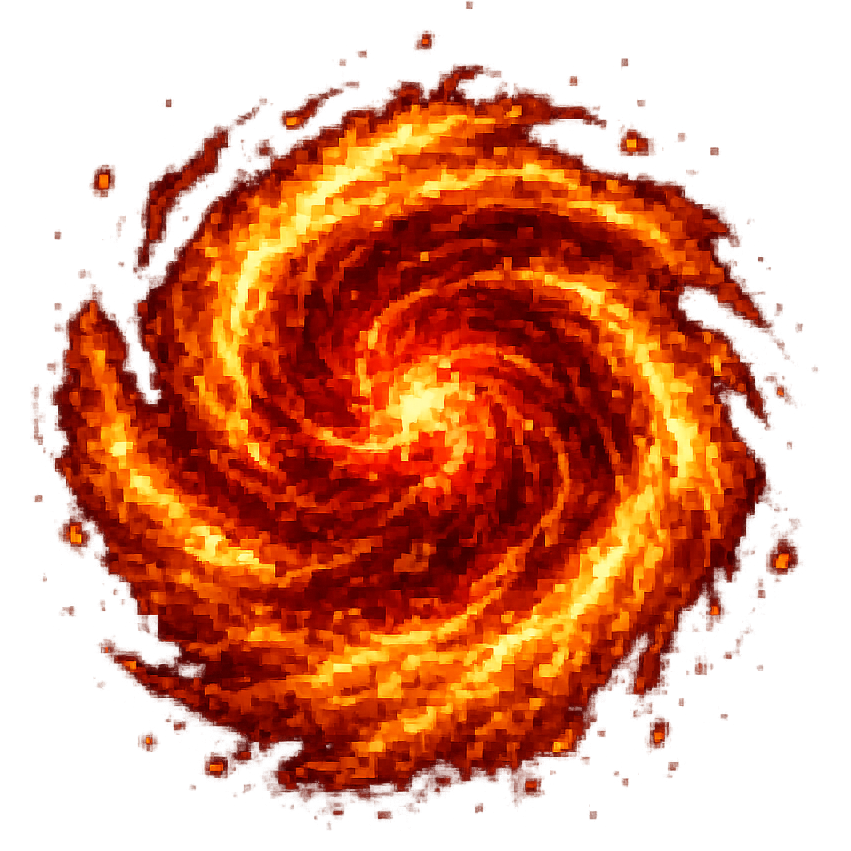
#> input picture source_assets/flame_vortex/flame_vortex.png, 851 x 851 px, given in place of flame_vortex_melee_reworked.png, which was not available
$ python install_melee.py
#> lines starting #> are read from the running program, lines starting #| are printed output that depends on the picture; after the words box and inside, x2 and y2 are one past the last pixel; in counts of white or black regions, pixels touching at a corner belong together; pictures that were not available may be replaced by others from this repository, and a replacement may not be noted
### normalize_anim.py
#!/usr/bin/env python3
"""
normalize_anim.py

Drop-in animation normaliser for Godot 32x32 sprite strips.

This version keeps the no-argument batch workflow, but bakes in the sharper
large-image-to-32x32 settings you asked for. Running:

    py normalize_anim.py

now processes the whole current folder using roughly:

    --quality-mode max --preblur 0.15 --sharpen 1.45 --colour-count 48

The no-argument workflow processes any number of top-level PNGs. Completeness
checks now belong to the spritesheet assistant's editable mob/player profiles,
so the reusable normalizer no longer assumes that every folder is a complete
11-file mob or 23-file player animation set.

Install/update dependencies:

    py -m pip install --upgrade pillow numpy

numpy is optional but recommended. Without it, the script falls back to Pillow's
normal RGBA resize path.

The spritesheet assistant imports ``normalize_uploaded_sheet`` directly. That
API accepts any positive frame count; the assistant's editable sprite profiles
are responsible for deciding which finished files are required.
"""

from __future__ import annotations

import argparse
import json
import sys
from collections import deque
from dataclasses import dataclass
from pathlib import Path
from typing import Any, Iterable, Mapping, Optional

from PIL import Image, ImageDraw, ImageEnhance, ImageFilter, ImageOps

try:
    import numpy as np  # type: ignore
except Exception:  # pragma: no cover
    np = None  # type: ignore


DIRECTIONS: tuple[str, ...] = ("down", "left", "right", "up")

MOB_ANIMATION_SUFFIXES: tuple[str, ...] = (
    "_death.png",
    "_deathfire.png",
    "_melee_down.png",
    "_melee_left.png",
    "_melee_up.png",
    "_melee_right.png",
    "_wake.png",
    "_walk_down.png",
    "_walk_left.png",
    "_walk_right.png",
    "_walk_up.png",
)

PLAYER_ANIMATION_SUFFIXES: tuple[str, ...] = (
    *(f"_walk_{direction}.png" for direction in DIRECTIONS),
    *(f"_melee_{direction}.png" for direction in DIRECTIONS),
    *(f"_cast_{direction}.png" for direction in DIRECTIONS),
    *(f"_mine_{direction}.png" for direction in DIRECTIONS),
    *(f"_shoot_{direction}.png" for direction in DIRECTIONS),
    "_rest.png",
    "_death.png",
    "_deathfire.png",
)

ANIMATION_PROFILE_SUFFIXES: dict[str, tuple[str, ...]] = {
    "mob": MOB_ANIMATION_SUFFIXES,
    "player": PLAYER_ANIMATION_SUFFIXES,
}

LONG_ANIMATION_SUFFIXES: set[str] = {"_death.png", "_deathfire.png", "_wake.png", "_rest.png"}


class NormalizationError(RuntimeError):
    """A recoverable normalization failure suitable for GUI callers."""


def build_profile_rules(profile: str) -> list[dict[str, Any]]:
#> called with profile = 'mob'
    if profile not in ANIMATION_PROFILE_SUFFIXES:
        raise ValueError(f"Unknown animation profile: {profile}")

    rules: list[dict[str, Any]] = []
    for suffix in ANIMATION_PROFILE_SUFFIXES[profile]:
        rule: dict[str, Any] = {
            "suffix": suffix,
            "frames": 8 if suffix in LONG_ANIMATION_SUFFIXES else 4,
            "required": True,
        }
        # Keep existing behaviour: generated left-facing melee sheets are often
        # detected in the opposite order, so reverse only that strip by default.
        if suffix == "_melee_left.png":
            rule["reverse"] = True
        rules.append(rule)
    return rules


MOB_BATCH_RULES = build_profile_rules("mob")
PLAYER_BATCH_RULES = build_profile_rules("player")
MOB_RULE_SUFFIXES = {rule["suffix"] for rule in MOB_BATCH_RULES}
DEFAULT_BATCH_RULES = MOB_BATCH_RULES + [
    {**rule, "required": False}
    for rule in PLAYER_BATCH_RULES
    if rule["suffix"] not in MOB_RULE_SUFFIXES
]


DEFAULT_BATCH_CONFIG: dict[str, Any] = {
    "recursive": False,
    "defaults": {
        "frames": 4,
        "cell": 32,
        "source_cols": None,
        "source_rows": None,
        "blob_detect": True,
        "fit": True,
        "allow_upscale": False,
        "align_hor": "center",
        "align_ver": "bottom",
        "offset_x": 0,
        "offset_y": 0,
        "alpha_threshold": 0,
        "allow_missing": False,
        "debug_preview": None,
        "print_debug": False,
        "row_tolerance": 12,
        "min_blob_area": 64,
        "reverse": False,
        "verbose": False,

        # Sharper whole-batch defaults.
        # These are now applied automatically by `py normalize_anim.py`.
        "quality_mode": "max",       # nearest | clean | max
        "downscale_filter": "auto",  # auto | nearest | box | bilinear | bicubic | lanczos
        "alpha_aware": True,
        "gamma_correct": True,
        "preblur": 0.15,             # lower = less blur; auto = more anti-grain blur
        "sharpen": 1.45,             # higher = crisper; try 1.1-1.8
        "quantize": True,
        "colour_count": 48,          # try 24/32 for chunkier, 64 for smoother
        "posterize_bits": 0,
        "alpha_cleanup": True,
        "alpha_low_cutoff": 6,
        "alpha_high_cutoff": 250,
        "hard_alpha": False,
        "despeckle": False,
        "despeckle_min_area": 2,
        "fit_padding": 0,
    },
    "rules": DEFAULT_BATCH_RULES,
}

RESAMPLE_FILTERS: dict[str, Image.Resampling] = {
    "nearest": Image.Resampling.NEAREST,
    "box": Image.Resampling.BOX,
    "bilinear": Image.Resampling.BILINEAR,
    "bicubic": Image.Resampling.BICUBIC,
    "lanczos": Image.Resampling.LANCZOS,
}


@dataclass
class CropFrame:
    image: Image.Image
    source_bbox: Optional[tuple[int, int, int, int]]
    placement: Optional[tuple[int, int]]
    original_size: Optional[tuple[int, int]] = None
    final_size: Optional[tuple[int, int]] = None
    oversized: bool = False
    scaled: bool = False


@dataclass
class Blob:
    bbox: tuple[int, int, int, int]
    opaque_pixel_count: int


@dataclass
class NormalizeOptions:
    frames: int
    cell: int | str
    source_cols: Optional[int]
    source_rows: Optional[int]
    blob_detect: bool
    fit: bool
    allow_upscale: bool
    align_hor: str
    align_ver: str
    offset_x: int
    offset_y: int
    alpha_threshold: int
    allow_missing: bool
    debug_preview: Optional[Path]
    print_debug: bool
    row_tolerance: int
    min_blob_area: int
    reverse: bool
    verbose: bool = False
    quality_mode: str = "max"
    downscale_filter: str = "auto"
    alpha_aware: bool = True
    gamma_correct: bool = True
    preblur: float | str = 0.15
    sharpen: float = 1.45
    quantize: bool = True
    colour_count: int = 48
    posterize_bits: int = 0
    alpha_cleanup: bool = True
    alpha_low_cutoff: int = 6
    alpha_high_cutoff: int = 250
    hard_alpha: bool = False
    despeckle: bool = False
    despeckle_min_area: int = 2
    fit_padding: int = 0


def warn(message: str) -> None:
    print(f"WARNING: {message}", file=sys.stderr)


def fail(message: str) -> None:
    raise NormalizationError(message)


def log(message: str, *, verbose: bool = False, force: bool = False) -> None:
    if force or verbose:
        print(message)


# [5 lines left out: function list_top_level_pngs, not called in this run]


def format_expected_names(prefix: str, suffixes: tuple[str, ...]) -> list[str]:
    return [f"{prefix}{suffix}" for suffix in suffixes]


# [128 lines left out: functions describe_no_arg_override, validate_expected_animation_files, validate_no_argument_batch_folder, parse_cell, parse_preblur, not called in this run]


def ensure_rgba(image: Image.Image) -> Image.Image:
    return image if image.mode == "RGBA" else image.convert("RGBA")


# [1176 lines left out: functions alpha_bbox, crop_visible, extract_grid_frames, find_blobs, sort_blobs_reading_order, extract_blob_frames and 42 more, not called in this run]


# [6 lines that do not run on import are left out]

### source_assets/flame_vortex/install_melee.py
"""Install flame_vortex walk/melee/wake while protecting the two death sheets."""
from pathlib import Path
import sys
import hashlib
import numpy as np
from PIL import Image, ImageOps
ROOT = Path(__file__).resolve().parents[2]
sys.path.insert(0,str(ROOT))
from normalize_anim import resize_rgba_canvas
SOURCE = Path(__file__).resolve().parent
DEST = ROOT.parent/'depth-hammer/assets/entity_sprites/default/monsters/flame_vortex'
protected = [p.name for p in DEST.glob('*.png') if '_melee_' not in p.name]
before = {n:hashlib.sha256((DEST/n).read_bytes()).hexdigest() for n in protected}

def gap(p,target,radius):
    lo,hi = max(1,int(target-radius)),min(len(p)-1,int(target+radius))
    candidates = np.flatnonzero(p[lo:hi]==0)+lo
    if not len(candidates):
        raise ValueError(f'No clear separator near {target}')
    return int(min(candidates,key=lambda x:abs(x-target)))

def extract(action,rows):
#> called with action = 'melee', rows = 3
    im = Image.open(SOURCE/f'flame_vortex_{action}_reworked.png').convert('RGBA')
#> im is the input picture: PIL image 851x851 RGBA; mean R, G, B, A 102.3, 30.6, 3.6, 130.2
    alpha = np.array(im.getchannel('A'))
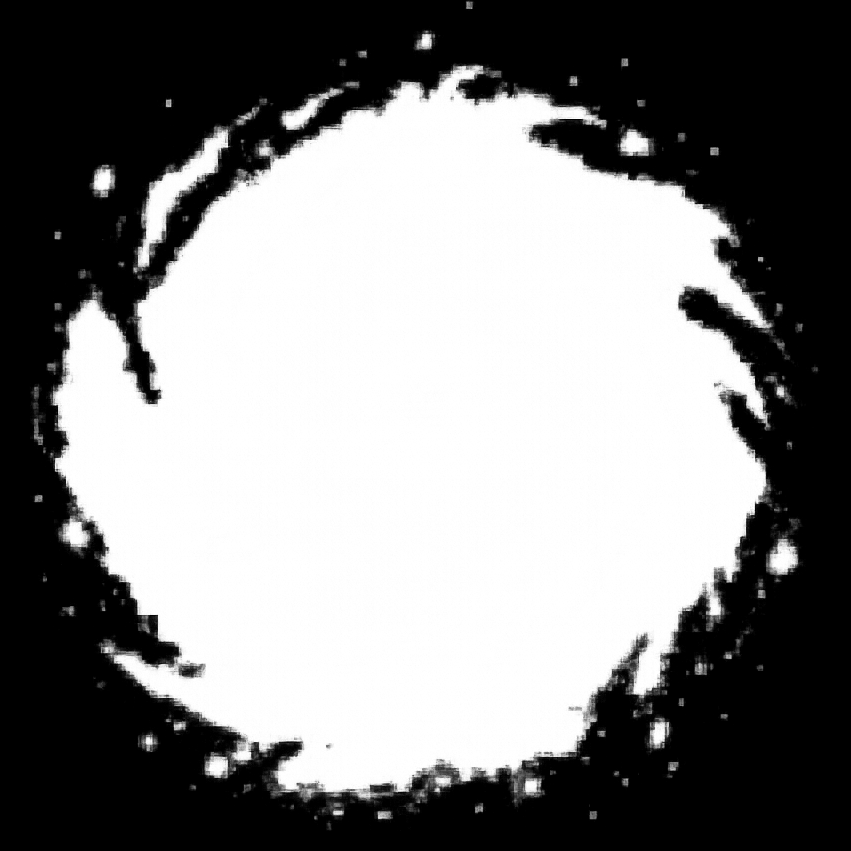
#> alpha: shape (851, 851); min 0, max 255, mean 130.2
    alpha[alpha<=128] = 0
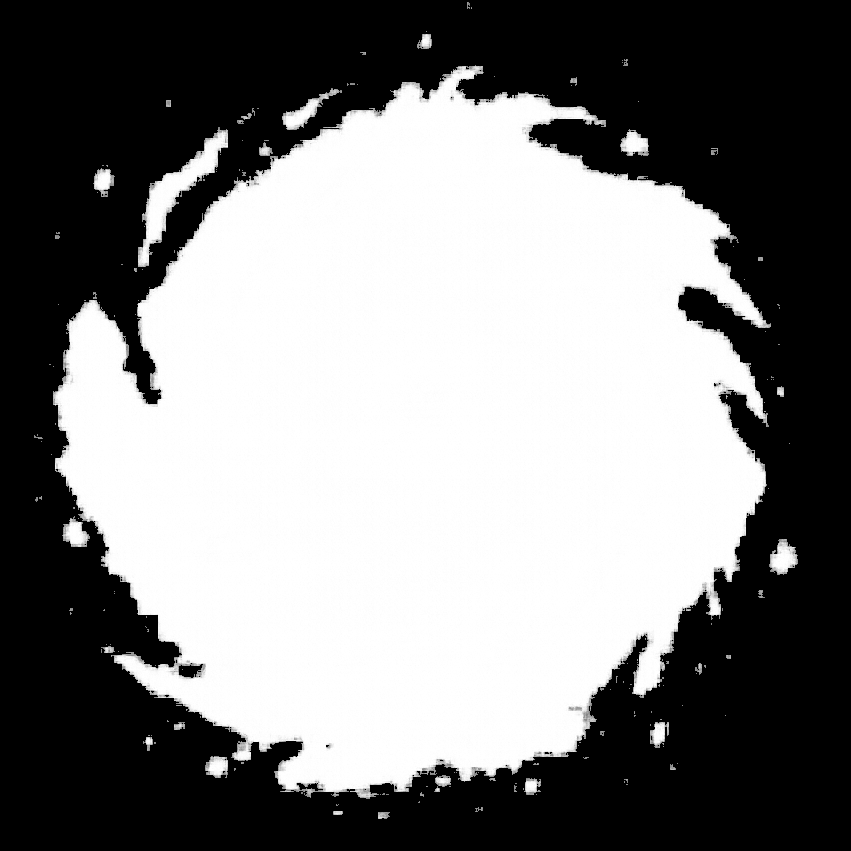
#> alpha: shape (851, 851); 6.64% of pixels changed, all inside (x1, y1, x2, y2) = (5, 0, 846, 831)
    im.putalpha(Image.fromarray(alpha))
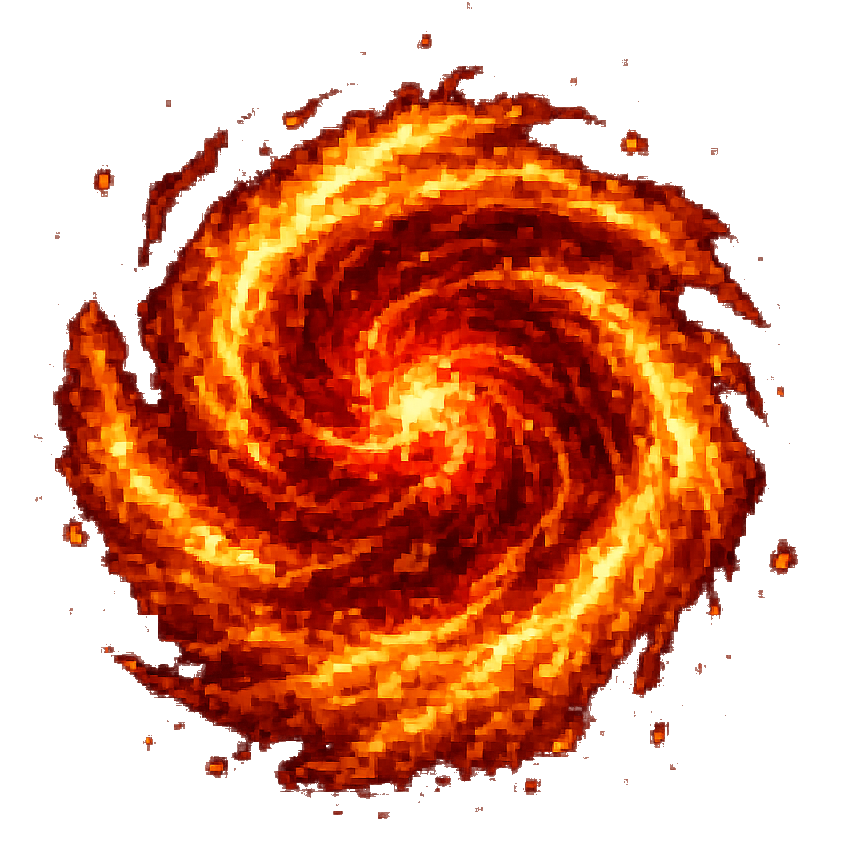
#> im: PIL image 851x851 RGBA; mean R, G, B, A 102.3, 30.6, 3.6, 127.7; transparent parts drawn white
    ys = [0]+[gap((alpha>0).sum(axis=1),im.height*i/rows,im.height/(rows*3)) for i in range(1,rows)]+[im.height]
#> in gap, `lo,hi = max(1,int(target-radius)),min(len(p)-1,int(target+radius))`: lo = 189; hi = 378
#> in gap, `candidates = np.flatnonzero(p[lo:hi]==0)+lo`: candidates = empty array
    frames = []
    for top,bottom in zip(ys,ys[1:]):
        occupied = np.flatnonzero((alpha[top:bottom]>0).sum(axis=1))
        row_top = top + int(occupied.min())
        row_bottom = top + int(occupied.max()) + 1
        p = (alpha[top:bottom]>0).sum(axis=0)
        xs = [0]+[gap(p,im.width*i/4,im.width/12) for i in range(1,4)]+[im.width]
        for left,right in zip(xs,xs[1:]):
            cell = im.crop((left,row_top,right,row_bottom))
            assert cell.getbbox()
            bounds = cell.getbbox()
            frames.append(cell.crop((bounds[0],0,bounds[2],cell.height)))
    return frames

def normalize(frames,anchor_feet=False):
    anchors = []
    for f in frames:
        if anchor_feet:
            mask = np.array(f.getchannel('A'))[int(f.height*.85):]>128
            xs = np.where(mask)[1]
            anchors.append((int(xs.min())+int(xs.max())+1)/2)
        else:
            anchors.append(f.width/2)
    left = max(anchors)
    right = max(f.width-a for f,a in zip(frames,anchors))
    scale = min(32/(left+right),32/max(f.height for f in frames))
    origin = left*scale+(32-(left+right)*scale)/2
    out = Image.new('RGBA',(32*len(frames),32))
    heights = []
    for i,(f,a) in enumerate(zip(frames,anchors)):
        size = (max(1,round(f.width*scale)),max(1,round(f.height*scale)))
        resized = resize_rgba_canvas(f,size,pixel_art=True,settings={'preblur':.15,'colour_count':64})
        x = max(0,min(32-size[0],round(origin-a*scale)))
        out.alpha_composite(resized,(i*32+x,32-size[1]))
        heights.append(size[1])
    print('Normalized heights:',heights)
    return out

outputs = {}
for action in ('melee',):
#> (the run stopped early here; a loop or call above may not have finished)
